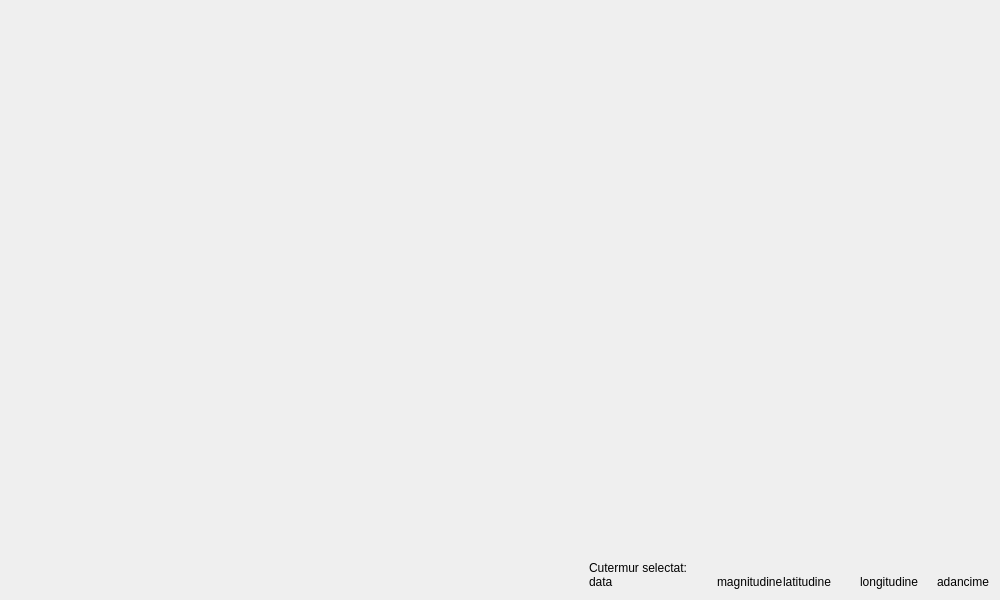
<?xml version="1.0" encoding="UTF-8"?>
<ui version="4.0">
 <class>MainWindow</class>
 <widget class="QMainWindow" name="MainWindow">
  <property name="geometry">
   <rect>
    <x>0</x>
    <y>0</y>
    <width>1000</width>
    <height>600</height>
   </rect>
  </property>
  <property name="minimumSize">
   <size>
    <width>800</width>
    <height>500</height>
   </size>
  </property>
  <property name="windowTitle">
   <string>MainWindow</string>
  </property>
  <widget class="QWidget" name="centralWidget">
   <property name="minimumSize">
    <size>
     <width>800</width>
     <height>500</height>
    </size>
   </property>
   <layout class="QHBoxLayout" name="horizontalLayout" stretch="3,0">
    <item>
     <layout class="QVBoxLayout" name="verticalLayout">
      <property name="spacing">
       <number>5</number>
      </property>
      <property name="leftMargin">
       <number>0</number>
      </property>
      <property name="topMargin">
       <number>0</number>
      </property>
      <property name="rightMargin">
       <number>0</number>
      </property>
      <property name="bottomMargin">
       <number>0</number>
      </property>
      <item>
       <widget class="QCustomPlot" name="plot1" native="true"/>
      </item>
      <item>
       <widget class="QCustomPlot" name="plot2" native="true"/>
      </item>
     </layout>
    </item>
    <item>
     <layout class="QVBoxLayout" name="verticalLayout_3" stretch="0,1,0,0">
      <property name="spacing">
       <number>0</number>
      </property>
      <property name="leftMargin">
       <number>10</number>
      </property>
      <property name="bottomMargin">
       <number>0</number>
      </property>
      <item>
       <widget class="QCustomPlot" name="map" native="true">
        <property name="sizePolicy">
         <sizepolicy hsizetype="Fixed" vsizetype="Fixed">
          <horstretch>0</horstretch>
          <verstretch>0</verstretch>
         </sizepolicy>
        </property>
        <property name="minimumSize">
         <size>
          <width>400</width>
          <height>288</height>
         </size>
        </property>
        <property name="maximumSize">
         <size>
          <width>400</width>
          <height>288</height>
         </size>
        </property>
       </widget>
      </item>
      <item>
       <widget class="QWidget" name="top" native="true">
        <property name="minimumSize">
         <size>
          <width>400</width>
          <height>264</height>
         </size>
        </property>
       </widget>
      </item>
      <item>
       <widget class="QLabel" name="label1">
        <property name="text">
         <string>Cutermur selectat:</string>
        </property>
       </widget>
      </item>
      <item>
       <layout class="QHBoxLayout" name="horizontalLayout_2" stretch="5,2,3,3,2">
        <property name="spacing">
         <number>0</number>
        </property>
        <property name="rightMargin">
         <number>0</number>
        </property>
        <item>
         <widget class="QLabel" name="highDate">
          <property name="text">
           <string>data</string>
          </property>
         </widget>
        </item>
        <item>
         <widget class="QLabel" name="highMag">
          <property name="text">
           <string>magnitudine</string>
          </property>
         </widget>
        </item>
        <item>
         <widget class="QLabel" name="highLat">
          <property name="text">
           <string>latitudine</string>
          </property>
         </widget>
        </item>
        <item>
         <widget class="QLabel" name="highLong">
          <property name="text">
           <string>longitudine</string>
          </property>
         </widget>
        </item>
        <item>
         <widget class="QLabel" name="highDepth">
          <property name="text">
           <string>adancime</string>
          </property>
         </widget>
        </item>
       </layout>
      </item>
     </layout>
    </item>
   </layout>
  </widget>
 </widget>
 <layoutdefault spacing="6" margin="11"/>
 <customwidgets>
  <customwidget>
   <class>QCustomPlot</class>
   <extends>QWidget</extends>
   <header>qcustomplot.h</header>
   <container>1</container>
  </customwidget>
 </customwidgets>
 <resources/>
 <connections/>
</ui>
